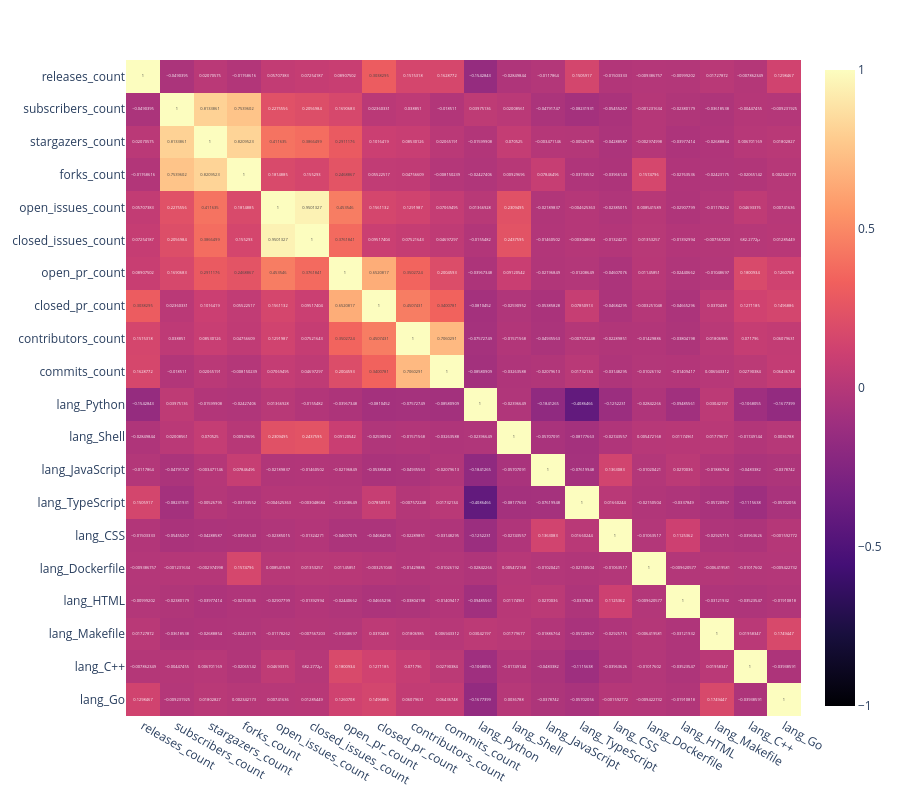

Notebook cell for this chart:
### Markdown cell above
### Матрица корреляции

### Code cell
import pandas as pd
import seaborn as sns
import plotly.express as px

df_corr = df.select_dtypes(include=["number"]).drop(columns=["github_id"])
corr = df_corr.corr(numeric_only=True)

fig = px.imshow(
    corr,
    text_auto=True,          
    color_continuous_scale="Magma",
    zmin=-1,
    zmax=1,
    aspect="auto"
)

fig.update_layout(
    width=900,
    height=800
)

fig.show()

### Figure 1 — Plotly figure (JSON) as saved in the notebook; plotly's stock layout.template omitted (floating-point values rounded to 4 significant figures; data arrays with more than 128 entries replaced by an {"elided": "..."} marker saying what was removed)
{"data": [{"coloraxis": "coloraxis", "hovertemplate": "x: %{x}<br>y: %{y}<br>color: %{z}<extra></extra>", "name": "0", "texttemplate": "%{z}", "type": "heatmap", "x": ["releases_count", "subscribers_count", "stargazers_count", "forks_count", "open_issues_count", "closed_issues_count", "open_pr_count", "closed_pr_count", "contributors_count", "commits_count", "lang_Python", "lang_Shell", "lang_JavaScript", "lang_TypeScript", "lang_CSS", "lang_Dockerfile", "lang_HTML", "lang_Makefile", "lang_C++", "lang_Go"], "xaxis": "x", "y": ["releases_count", "subscribers_count", "stargazers_count", "forks_count", "open_issues_count", "closed_issues_count", "open_pr_count", "closed_pr_count", "contributors_count", "commits_count", "lang_Python", "lang_Shell", "lang_JavaScript", "lang_TypeScript", "lang_CSS", "lang_Dockerfile", "lang_HTML", "lang_Makefile", "lang_C++", "lang_Go"], "yaxis": "y", "z": {"elided": "20x20 float values"}}], "layout": {"coloraxis": {"cmax": 1, "cmin": -1, "colorscale": [[0, "#000004"], [0.1111, "#180f3d"], [0.2222, "#440f76"], [0.3333, "#721f81"], [0.4444, "#9e2f7f"], [0.5556, "#cd4071"], [0.6667, "#f1605d"], [0.7778, "#fd9668"], [0.8889, "#feca8d"], [1, "#fcfdbf"]]}, "height": 800, "margin": {"t": 60}, "width": 900, "xaxis": {"anchor": "y", "domain": [0, 1]}, "yaxis": {"anchor": "x", "autorange": "reversed", "domain": [0, 1]}}}
